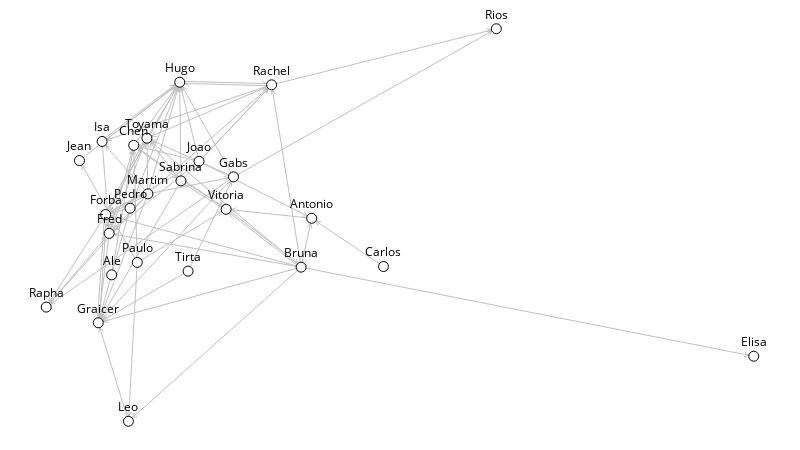
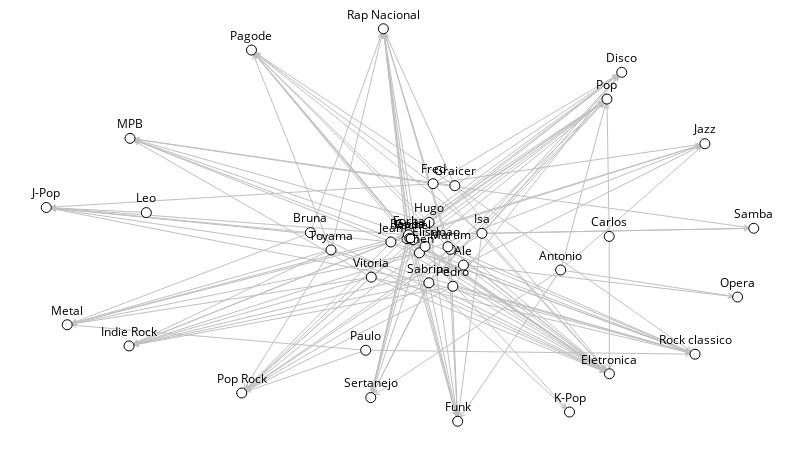

Here is the notebook cell these charts were saved with, in order:
### Code cell
gom = sn.load_graph('one-mode.gml', has_pos=False)
gtm = sn.load_graph('two-mode.gml', has_pos=False)

sn.show_graph(gom, nlab=True)
sn.show_graph(gtm, nlab=True)

### Figure 1 — Plotly figure (JSON) as saved in the notebook; plotly's stock layout.template omitted (floating-point values rounded to 4 significant figures; data arrays with more than 128 entries replaced by an {"elided": "..."} marker saying what was removed)
{"data": [{"hoverinfo": "none", "line": {"color": "rgb(192, 192, 192)", "width": 1}, "mode": "lines", "type": "scatter", "uid": "5e84189c-d31e-11e8-93eb-5cc9d35d3807", "x": {"elided": "678 float values"}, "y": {"elided": "678 float values"}}, {"hoverinfo": "none", "marker": {"color": "rgb(255, 255, 255)", "line": {"color": "rgb(0, 0, 0)", "width": 1}, "size": 10}, "mode": "markers+text", "text": ["Rachel", "Jean", "Bruna", "Leo", "Joao", "Rapha", "Carlos", "Fred", "Toyama", "Vitoria", "Hugo", "Gabs", "Elisa", "Paulo", "Sabrina", "Forba", "Rios", "Ale", "Graicer", "Antonio", "Martim", "Pedro", "Isa", "Chen", "Tirta"], "textfont": {"color": "rgb(0, 0, 0)"}, "textposition": "top center", "type": "scatter", "uid": "5e84189d-d31e-11e8-b499-5cc9d35d3807", "x": [0.3185, 0.04692, 0.3602, 0.1161, 0.216, 0, 0.4767, 0.08892, 0.1423, 0.2543, 0.1887, 0.2647, 1, 0.1287, 0.1904, 0.08392, 0.6362, 0.0924, 0.07353, 0.3752, 0.1437, 0.1184, 0.079, 0.1237, 0.2005], "y": [0.8571, 0.6642, 0.3926, 0, 0.6622, 0.2909, 0.3942, 0.4786, 0.7212, 0.5401, 0.8638, 0.6227, 0.1657, 0.4046, 0.6123, 0.5266, 1, 0.3731, 0.2509, 0.5172, 0.5793, 0.5428, 0.7129, 0.703, 0.3824]}], "layout": {"height": 450, "margin": {"b": 0, "l": 0, "r": 0, "t": 0}, "showlegend": false, "width": 800, "xaxis": {"showgrid": false, "showticklabels": false, "zeroline": false}, "yaxis": {"showgrid": false, "showticklabels": false, "zeroline": false}}}

### Figure 2 — Plotly figure (JSON) as saved in the notebook; plotly's stock layout.template omitted (floating-point values rounded to 4 significant figures; data arrays with more than 128 entries replaced by an {"elided": "..."} marker saying what was removed)
{"data": [{"hoverinfo": "none", "line": {"color": "rgb(192, 192, 192)", "width": 1}, "mode": "lines", "type": "scatter", "uid": "5e922190-d31e-11e8-9d60-5cc9d35d3807", "x": {"elided": "1251 float values"}, "y": {"elided": "1251 float values"}}, {"hoverinfo": "none", "marker": {"color": "rgb(255, 255, 255)", "line": {"color": "rgb(0, 0, 0)", "width": 1}, "size": 10}, "mode": "markers+text", "text": ["Samba", "Isa", "Chen", "MPB", "Rap Nacional", "Pop", "Ale", "Rapha", "Paulo", "Elisa", "Pedro", "Antonio", "Forba", "Hugo", "K-Pop", "Metal", "Vitoria", "Indie Rock", "Fred", "Funk", "Rachel", "Toyama", "Sertanejo", "Sabrina", "Eletronica", "Pop Rock", "Disco", "Gabs", "Opera", "Bruna", "Martim", "Pagode", "Rock classico", "Joao", "Jean", "Carlos", "Jazz", "J-Pop", "Leo", "Graicer"], "textfont": {"color": "rgb(0, 0, 0)"}, "textposition": "top center", "type": "scatter", "uid": "5e922191-d31e-11e8-a2f7-5cc9d35d3807", "x": [1, 0.6158, 0.5275, 0.1184, 0.4765, 0.7926, 0.5896, 0.5099, 0.4515, 0.5355, 0.5747, 0.7271, 0.512, 0.5412, 0.7396, 0.02962, 0.4594, 0.1171, 0.5468, 0.5815, 0.5184, 0.4025, 0.4587, 0.5408, 0.796, 0.2763, 0.8134, 0.5138, 0.9771, 0.3734, 0.5712, 0.2901, 0.917, 0.5678, 0.4871, 0.7957, 0.9309, 0, 0.1415, 0.5775], "y": [0.4917, 0.4788, 0.4291, 0.7208, 1, 0.8209, 0.398, 0.4653, 0.1808, 0.4456, 0.3438, 0.3854, 0.4748, 0.5065, 0.02346, 0.2459, 0.3671, 0.1919, 0.6053, 0, 0.4626, 0.4365, 0.06039, 0.3527, 0.1209, 0.07195, 0.889, 0.4662, 0.3165, 0.4806, 0.4379, 0.9457, 0.1709, 0.4446, 0.4567, 0.471, 0.707, 0.5446, 0.5316, 0.6001]}], "layout": {"height": 450, "margin": {"b": 0, "l": 0, "r": 0, "t": 0}, "showlegend": false, "width": 800, "xaxis": {"showgrid": false, "showticklabels": false, "zeroline": false}, "yaxis": {"showgrid": false, "showticklabels": false, "zeroline": false}}}
